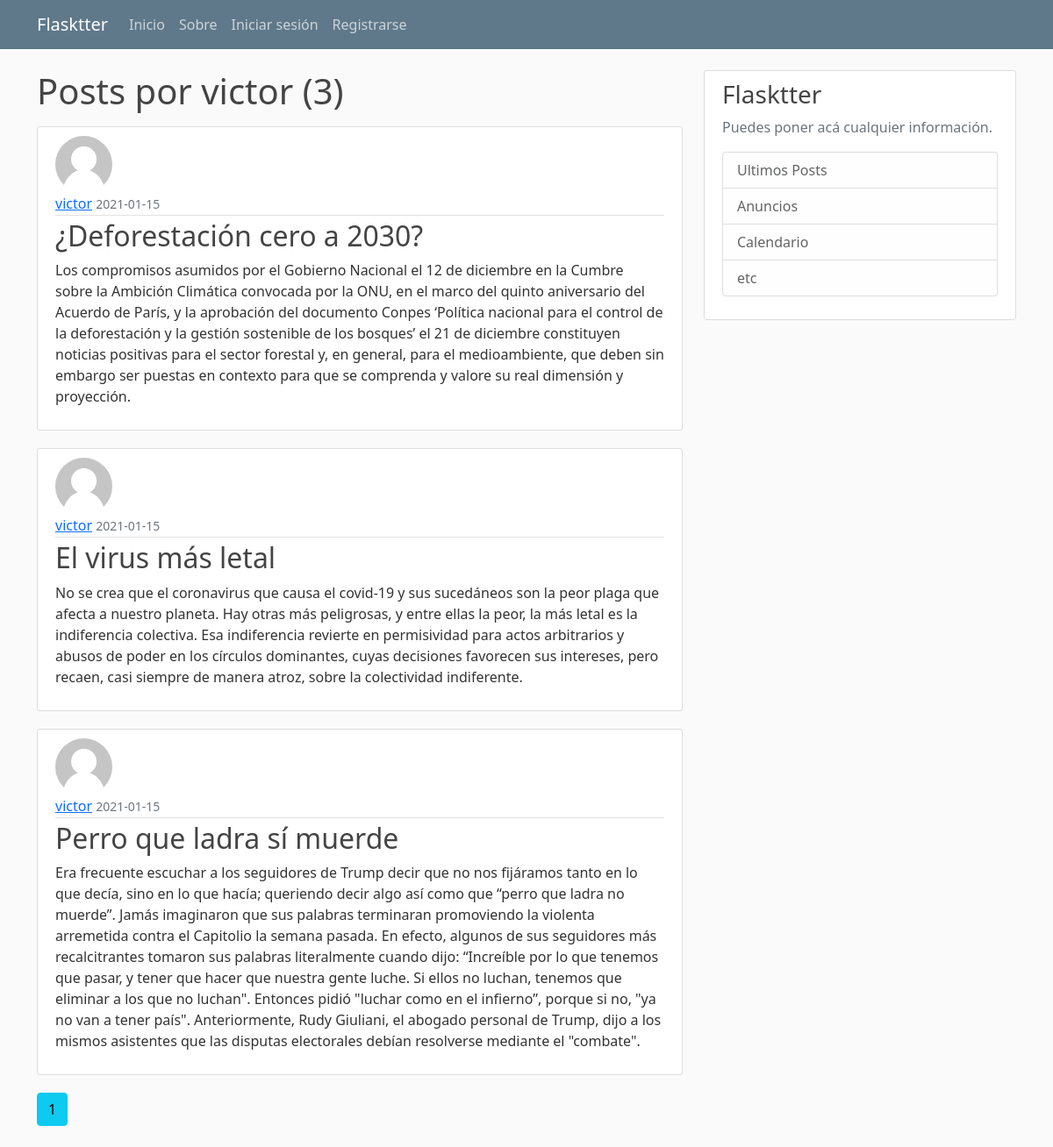
/user/victor, run on the app's committed database.
### flaskblog/models.py (models this page shows, shortened)
class User(db.Model, UserMixin):
    id= db.Column(db.Integer, primary_key=True)
    username= db.Column(db.String(20), unique=True, nullable=False)
    email= db.Column(db.String(100), unique=True, nullable=False)
    image_file= db.Column(db.String(50), nullable=False, default='default.jpg')
    password= db.Column(db.String(60), nullable=False)
    '''Relacion uno a muchos '''
    post = db.relationship('Post', backref='author', lazy=True)

class Post(db.Model):
    id= db.Column(db.Integer, primary_key=True)
    title= db.Column(db.String(100), nullable=False)
    date_posted= db.Column(db.DateTime, nullable=False, default=datetime.utcnow)
    content = db.Column(db.Text, nullable=False)
    '''se establece la relacion de el post con el usuario con su id'''
    user_id = db.Column(db.Integer, db.ForeignKey('user.id'), nullable=False)

### flaskblog/routes.py (the view)
@app.route('/user/<username>')
def user_posts(username):
    user = User.query.filter_by(username=username).first_or_404()
    page = request.args.get('page', 1, type=int)
    posts = Post.query.filter_by(author=user) \
                                .order_by(Post.date_posted.desc())\
                                .paginate(per_page=3, page=page)
    return render_template('user_posts.html', posts=posts, user=user)

### flaskblog/templates/user_posts.html
{% extends 'base.html' %}
{% block content %}
    <h1 class="mb-3">Posts por {{ user.username }} ({{ posts.total }})</h1>
    {% for post in posts.items %}
        <article class="media content-section">
            <img class="rounded-circle article-img" src="{{ url_for('static', filename='profile_pics/' + post.author.image_file)}}" alt="">
            <div class="media-body">
            <div class="article-metadata">
                <a class="mr-2" href="{{ url_for('user_posts', username=post.author.username) }}">{{ post.author.username }}</a>
                <small class="text-muted">{{ post.date_posted.strftime('%Y-%m-%d') }}</small>
            </div>
            <h2><a class="article-title" href="{{ url_for('post', post_id=post.id) }}">{{ post.title }}</a></h2>
            <p class="article-content">{{ post.content }}</p>
            </div>
        </article>
    {% endfor %}
    {% for page_num in posts.iter_pages(left_edge=1, right_edge=1, left_current=1, right_current=2) %}
        {% if page_num %}
            {% if posts.page == page_num %}
                <a class="btn btn-info mb-4" href="{{ url_for('user_posts', username=user.username, page=page_num) }}">{{ page_num }}</a>
            {% else %}
            <a class="btn btn-outline-info mb-4" href="{{ url_for('user_posts', username=user.username, page=page_num) }}">{{ page_num }}</a>
            {% endif %}
        {% else %}
            ...
        {% endif %}
    {% endfor %}
{% endblock %}

### flaskblog/static/main.css (style rules this page uses)
body { background: #fafafa; color: #333333; margin-top: 5rem; }
h1, h2, h3, h4, h5, h6 { color: #444444; }
.content-section { background: #ffffff; padding: 10px 20px; border: 1px solid #dddddd; border-radius: 3px; margin-bottom: 20px; }
.article-title { color: #444444; text-decoration: none; }
.article-content { white-space: pre-line; }
.article-img { height: 65px; width: 65px; margin-right: 16px; }
.article-metadata { padding-bottom: 1px; margin-bottom: 4px; border-bottom: 1px solid #e3e3e3 }

### data on the page
User: username "victor"
Post: image_file (placeholder picture), author.username "victor", date_posted "2021-01-15", title "¿Deforestación cero a 2030?", content "Los compromisos asumidos por el Gobierno Nacional el 12 de diciembre en la Cumbre sobre la Ambición Climática convocada por la ONU, en el marco del quinto aniversario del Acuerdo de París, y la aprobación del documento Conpes ‘Política nacional para el control de la deforestación y la gestión sostenible de los bosques’ el 21 de diciembre constituyen noticias positivas para el sector forestal y, en general, para el medioambiente, que deben sin embargo ser puestas en contexto para que se comprenda y valore su real dimensión y proyección."
Post: image_file (placeholder picture), author.username "victor", date_posted "2021-01-15", title "El virus más letal", content "No se crea que el coronavirus que causa el covid-19 y sus sucedáneos son la peor plaga que afecta a nuestro planeta. Hay otras más peligrosas, y entre ellas la peor, la más letal es la indiferencia colectiva. Esa indiferencia revierte en permisividad para actos arbitrarios y abusos de poder en los círculos dominantes, cuyas decisiones favorecen sus intereses, pero recaen, casi siempre de manera atroz, sobre la colectividad indiferente."
Post: image_file (placeholder picture), author.username "victor", date_posted "2021-01-15", title "Perro que ladra sí muerde", content "Era frecuente escuchar a los seguidores de Trump decir que no nos fijáramos tanto en lo que decía, sino en lo que hacía; queriendo decir algo así como que “perro que ladra no muerde”. Jamás imaginaron que sus palabras terminaran promoviendo la violenta arremetida contra el Capitolio la semana pasada. En efecto, algunos de sus seguidores más recalcitrantes tomaron sus palabras literalmente cuando dijo: “Increíble por lo que tenemos que pasar, y tener que hacer que nuestra gente luche. Si ellos no luchan, tenemos que eliminar a los que no luchan\". Entonces pidió \"luchar como en el infierno”, porque si no, \"ya no van a tener país\". Anteriormente, Rudy Giuliani, el abogado personal de Trump,…"

### other printed values
{{ posts.total }} "3"
{{ page_num }} "1"
